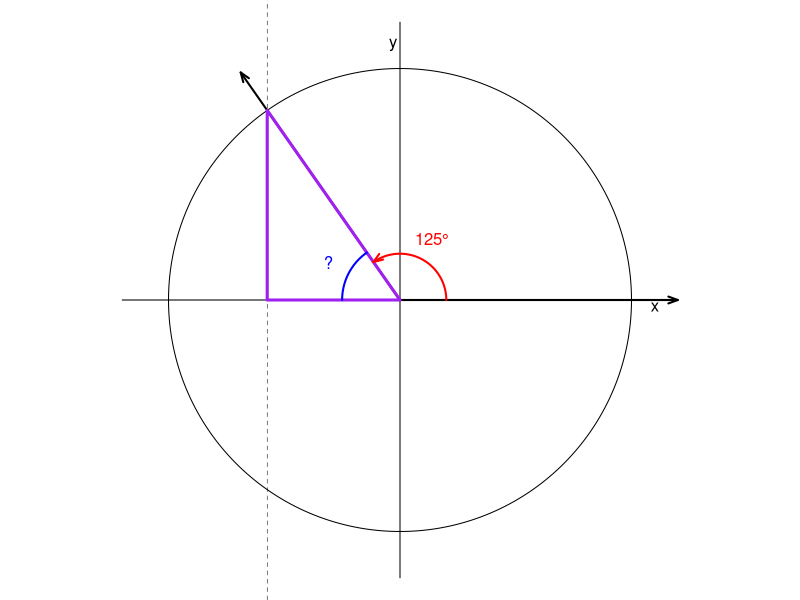

The R source for this figure:
## ---- chunk 1
deg = sample(c(90,180,270),1)+sample(20:70,1)
if(deg>90 && deg<180){
    ref = 180-deg
    deg2 = 180
} else if(deg>180 && deg<270){
    ref = deg-180
    deg2 = 180
} else if(deg>270 && deg<360){
    ref = 360-deg
    deg2 = 360
} else {
    ref = -666
    deg2 = 666
}

rad = deg/180*pi
rad2 = deg2/180*pi

## ---- chunk 2
par(mar=c(0,0,0,0),pty="s")
plot(0,0,"n",axes=F,ann=F,xlim=c(-1.2,1.2),ylim=c(-1.2,1.2))
arrows(-1.2,0,1.2,0,0.1,20,0,lwd=1)
arrows(0,-1.2,0,1.2,0.1,20,0,lwd=1)
arrows(0,0,1.2,0,0.1,20,lwd=2)
text(1.1,-0.03,"x")
text(-0.03,1.1,"y")
th = seq(0,2*pi,pi/360)
lines(cos(th),sin(th))
arrows(0,0,1.2*cos(rad),1.2*sin(rad),0.1,20,lwd=2)
abline(v=cos(rad),lty=2,lwd=0.5)
polygon(c(0,cos(rad),cos(rad)),c(0,sin(rad),0),lwd=3,border="purple")
th2 = seq(0,rad,pi/360)
n = length(th2)
lines(0.2*cos(th2),0.2*sin(th2),col="red",lwd=2)
arrows(0.2*cos(th2[n-1]),0.2*sin(th2[n-1]),0.2*cos(th2[n]),0.2*sin(th2[n]),0.1,20,col="red",lwd=2)
text(0.3*cos(rad/2),0.3*sin(rad/2),paste0(deg,"°",collapse=""),col="red")

th3 = seq(rad,rad2,sign(rad2-rad)*pi/360)
lines(0.25*cos(th3),0.25*sin(th3),col="blue",lwd=2)
text(0.35*cos(mean(th3)),0.35*sin(mean(th3)),"?",col="blue")
